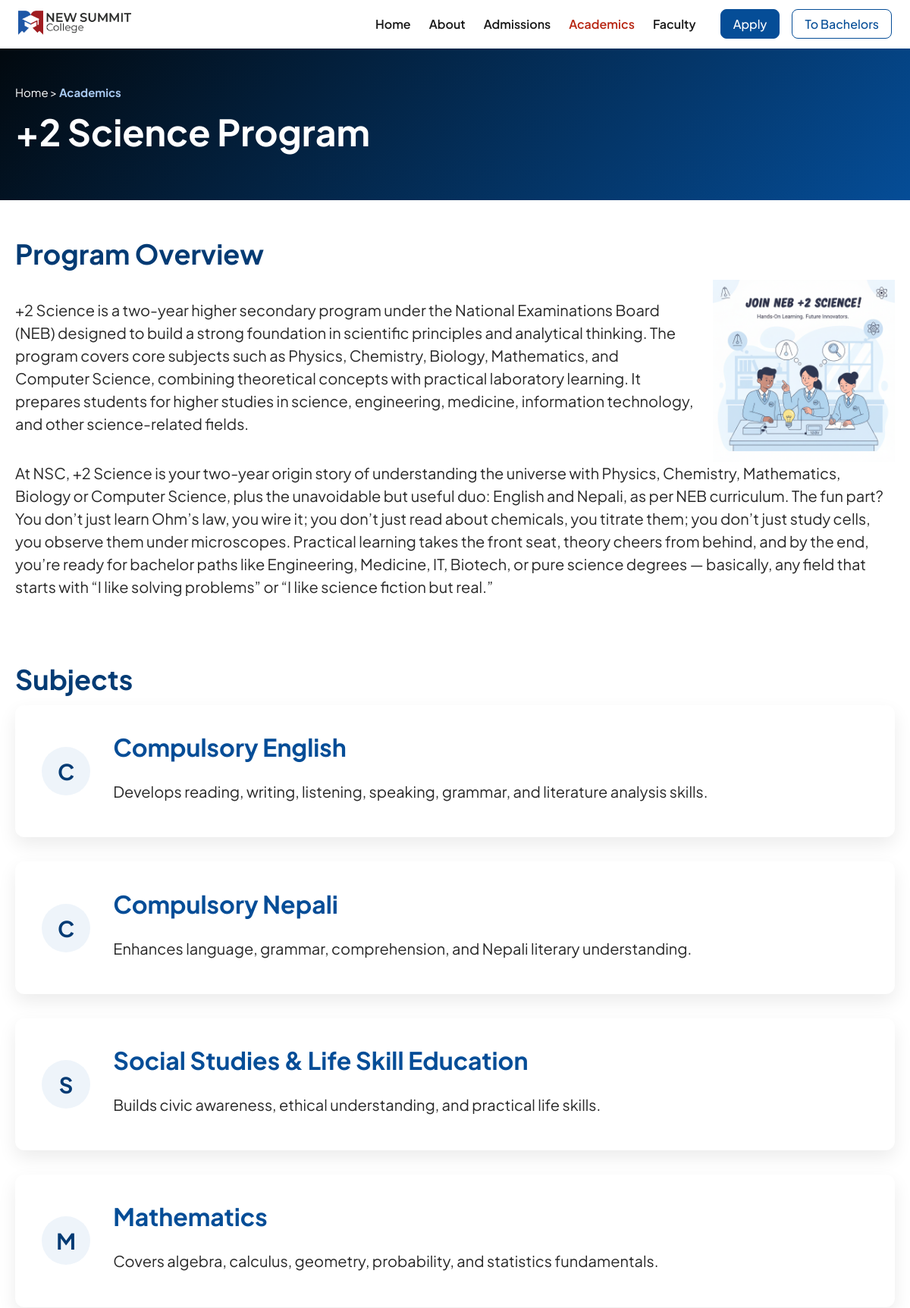
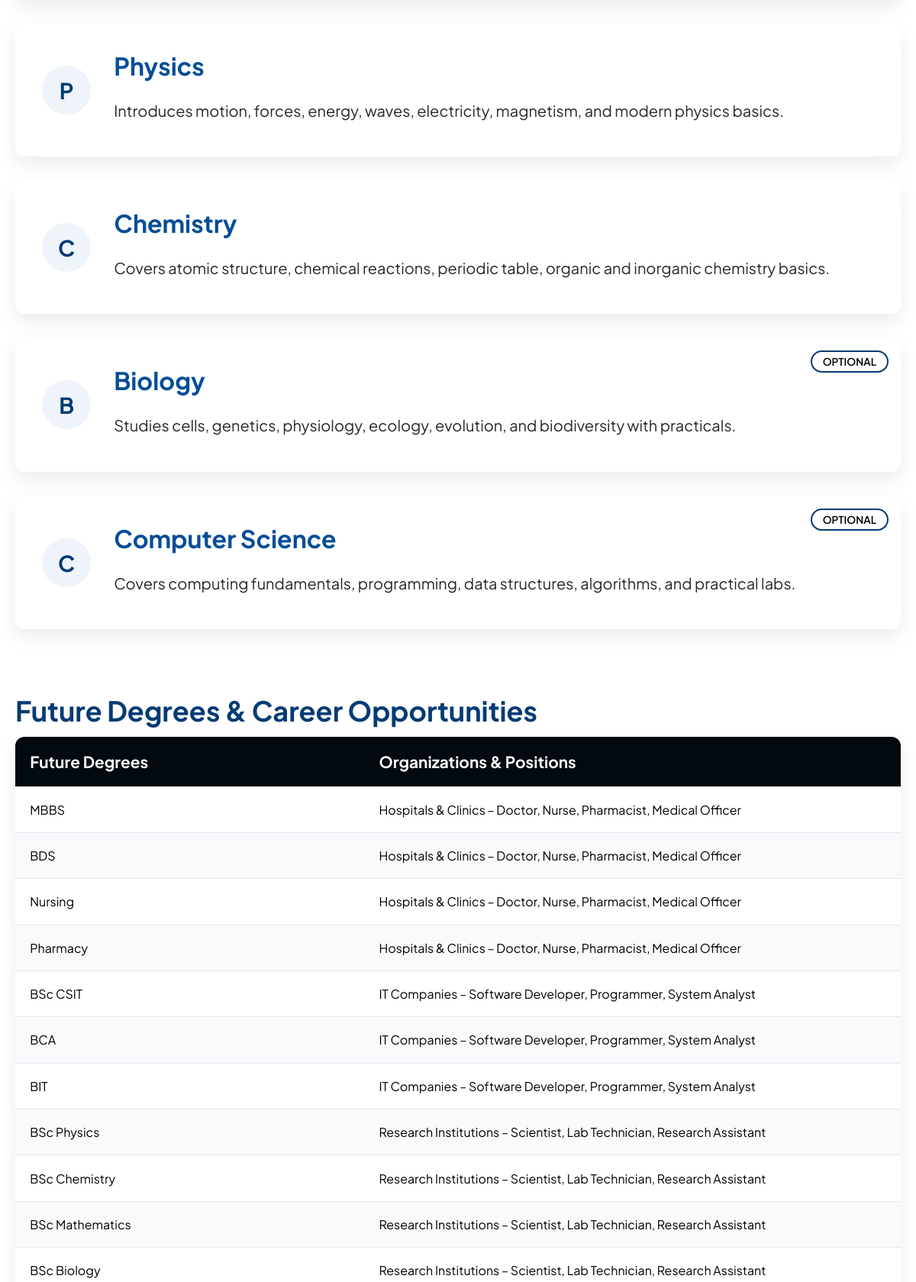
Screenshot of /academics/science/ (upper part) with the database file from the repository (2 pictures, top to bottom).
### main/models.py (models this page shows, shortened)
class Academics(models.Model):
    PROGRAM_LEVEL = [
        ('plus2', '+2 (NEB)'),
        ('bachelors', 'Bachelors'),
    ]
    PROGRAM_CHOICES = [
        ('science', 'Science'),
        ('management', 'Management'),
        ('law', 'Law'),
        ('csit', 'BSc CSIT'),
        ('bca', 'BCA'),
        ('bbm', 'BBM'),
        ('bbs', 'BBS'),
    ]
    program_key = models.CharField(max_length=15, choices=PROGRAM_CHOICES, unique=True)
    title = models.CharField(max_length=150)
    description = models.TextField()
    image = models.ImageField(upload_to='academics', blank=True, null=True)
    level = models.CharField(max_length=12, choices=PROGRAM_LEVEL)
    overview = models.TextField(null=True, blank=True)
    criteria = models.TextField(null=True, blank=True)
    def get_absolute_url(self):
        return reverse('academics', kwargs={'pk': self.program_key})

class SubjectPlus2(models.Model):
    program = models.ForeignKey(Academics, on_delete=models.CASCADE, related_name="plus2_subjects")
    name = models.CharField(max_length=150)
    description = models.TextField()
    optional = models.BooleanField(default=False)

class CareerPlus2(models.Model):
    program = models.ForeignKey(Academics, on_delete=models.CASCADE, related_name="plus2_careers")
    degree = models.CharField(max_length=150)
    careers = models.TextField()

### main/views.py (the view, shortened to what this page needs)
# urls.py: path('academics/<str:pk>/', views.academics, name='academics'),
def academics(request, pk):
    program = get_object_or_404(Academics, program_key=pk)
    if program.level == "plus2":
        core_subjects = SubjectPlus2.objects.filter(program=program, optional=False)
        optional_subjects = SubjectPlus2.objects.filter(program=program, optional=True)
        careers = CareerPlus2.objects.filter(program=program)
        program.criteria = program.criteria.split('\n') if program.criteria else []
        context = {
            "plus2": True,
            "program": program,
            "core_subjects": core_subjects,
            "optional_subjects": optional_subjects,
            "careers": careers,
        }
        return render(request, "main/plus2academics.html", context)

### main/context_processors.py (called while the page is built)
def academic_program(request):
    plus_programs = Academics.objects.filter(level="plus2").order_by(
    Case(
        When(program_key="science", then=0),
        When(program_key="management", then=1),
        default=2,
        output_field=IntegerField()
    ),
    "title"
    )
    bachelors_programs = Academics.objects.filter(level="bachelors").order_by(
        Case(
            When(program_key="csit", then=0),
            When(program_key="bca", then=1),
            default=2,
            output_field=IntegerField()
        ),
        "title"
    )
    return {'plus2_programs': plus_programs, 'bachelors_programs': bachelors_programs}

### main/templates/main/plus2academics.html (shortened to what this page needs)
{% extends 'main.html' %}
{% load static %}
{% block extra_css %}
<link rel="stylesheet" href="{% static 'styles/academics.css' %}" />
{% endblock %}
{% block content %}
<section class="section_100 section-top">
    <div class="section_1260">
        <p><a href="{% url 'plus2' %}">Home</a> > <strong>Academics</strong></p>
        <h1>+2 {{ program.title }} Program</h1>
    </div>
</section>
<div class="container section_1260">
    <section id="overview" class="section-m-b">
        <h2>Program Overview</h2>
        <div class="overview-container">
            <div class="content">
                <p>{{ program.overview }}</p>
            </div>
            <div class="image">
                <img src="{{ program.image.url }}" alt="">
            </div>
        </div>
        <p>{{ program.description }}</p>
    </section>
    <section id="subjects" class="section-m-b">
        <h2>Subjects</h2>
        <div class="subject-list">
            {% for subject in core_subjects %}
            <div class="subject-item">
                <div class="subject-icon">{{ subject.name|slice:":1"|upper }}</div>
                <div>
                    <h3>{{ subject.name }}</h3>
                    <p>{{ subject.description }}</p>
                </div>
            </div>
            {% endfor %}
            {% for subject in optional_subjects %}
            <div class="subject-item">
                <div class="subject-icon">{{ subject.name|slice:":1"|upper }}</div>
                <div>
                    <h3>{{ subject.name }}</h3>
                    <small>OPTIONAL</small>
                    <p>{{ subject.description }}</p>
                </div>
            </div>
            {% endfor %}
        </div>
    </section>
    <section id="career" class="section-m-b">
        <h2>Future Degrees & Career Opportunities</h2>
        <div class="career-table">
            <table>
                <thead>
                    <tr>
                        <th>Future Degrees</th>
                        <th>Organizations & Positions</th>
                    </tr>
                </thead>
                <tbody>
                    {% for career in careers %}
                    <tr>
                        <td>{{ career.degree }}</td>
                        <td>{{ career.careers }}</td>
                    </tr>
                    {% endfor %}
                </tbody>
            </table>
        </div>
    </section>
</div>
{% endblock %}

### static/styles/main.css (style rules this page uses)
:root { --logo-red: #8A1204; --logo-blue: #054D97; --white: #fff; --black: #000; --dark-font: #181818; --gray-font: #282828; --light-font: #383838; --lightest-font: #666; --inverse-font: #ffffff; --blue: #043B74; --red: #5A0C02; --sky-blue: #5AA3FF; --light-blue: #054D97; --light-red: #B72410; --darkest-blue: #02090F; --darkest-red: #120201; --lightest-blue: #A8C9F0; --lightest-red: #F0B4AF; --black-bg: #101010; --light-gray-bg: #f7f9fc; }
* { margin: 0; padding: 0; font-family: "PlusJakartaSans"; box-sizing: border-box; }
html { scroll-behavior: smooth; }
html, body { overflow-x: hidden; }
a { text-decoration: none; }
section { scroll-margin-top: 72px; }
.section_100 { width: 100%; }
.section_1260 { max-width: 1260px; margin: 0 auto; padding: 0 20px; }
.section-m-b { margin-bottom: clamp(2.25rem, 7vw, 6.5rem); }

### static/styles/academics.css (style rules this page uses)
.section-top { background: linear-gradient(135deg, var(--darkest-blue), var(--light-blue)); padding: clamp(2rem,4vw,5rem) 0; color: var(--inverse-font); margin-bottom: clamp(2rem,4vw,5rem); }
.section-top h1 { font-size: clamp(2rem, 4vw, 3rem); margin-bottom: clamp(0.5rem, 1vw, 1rem); }
.section-top p { font-size: clamp(0.9rem, 1.25vw, 1.5rem); margin-bottom: clamp(0.5rem, 1vw, 1rem); }
.section-top a { color: var(--inverse-font); }
.section-top strong { color: var(--lightest-blue); }
.overview-container { display: flex; align-items: center; gap: clamp(12px, 3vw, 24px); width: 100%; }
.overview-container .content { flex: 1; font-size: clamp(13px, 2.6vw, 16px); }
.overview-container .image { width: clamp(96px, 40vw, 240px); display: flex; justify-content: center; align-items: center; flex-shrink: 0; }
.overview-container .image img { width: 100%; max-width: 240px; height: auto; display: block; }
.container { padding-bottom: clamp(2.25rem, 7vw, 6.5rem); }
.container h2, h3 { margin-bottom: clamp(0.5rem, 1vw, 1rem); }
.container h2 { color: var(--blue); font-size: clamp(1.75rem, 3vw, 2.5rem); margin-bottom: clamp(6px, 1.5vw, 12px); }
.container h3 { color: var(--light-blue); font-size: clamp(1.5rem, 3vw, 2rem); margin-bottom: clamp(1rem, 2vw, 1.5rem); }
.container p { color: var(--gray-font); font-size: clamp(14px, 2.5vw, 1.25rem); line-height: 1.5; margin-bottom: clamp(6px, 1.8vw, 10px); }
.career-table { background: var(--white); border-radius: clamp(0.6rem, 1vw, 1rem); overflow: hidden; box-shadow: 0 10px 25px rgba(0,0,0,0.08); }
.career-table table { width: 100%; border-collapse: collapse; }
.career-table th { background: var(--darkest-blue); color: var(--inverse-font); text-align: left; padding: clamp(0.9rem, 1.8vw, 1.2rem); font-size: clamp(1.1rem, 2vw, 1.3rem); }
.career-table td { padding: clamp(0.9rem, 1.8vw, 1.2rem); border-bottom: 1px solid #e5e7eb; vertical-align: top; }
.career-table tr:nth-child(even) td { background: #f8fafc; }
.subject-list { display: flex; flex-direction: column; gap: clamp(1.2rem, 3vw, 2rem); }
.subject-item { position: relative; background: var(--white); padding: clamp(1.4rem, 3vw, 2.2rem); border-radius: clamp(0.6rem, 1vw, 1rem); box-shadow: 0 10px 25px rgba(0,0,0,0.08); display: flex; gap: clamp(1rem, 2.5vw, 2rem); align-items: center; transition: transform 0.3s ease, box-shadow 0.3s ease; }
.subject-icon { min-width: clamp(48px, 6vw, 64px); height: clamp(48px, 6vw, 64px); border-radius: 50%; background: #eef4fa; display: flex; align-items: center; justify-content: center; font-size: clamp(1.4rem, 3vw, 1.8rem); font-weight: bold; color: var(--blue); }
.subject-item small { position: absolute; top: clamp(0.6rem, 2vw, 1rem); right: clamp(0.6rem, 2vw, 1rem); font-size: clamp(0.6rem, 2vw, 0.85rem); padding: clamp(2px, 1vw, 4px) clamp(8px, 2vw, 14px); border: 2px solid var(--blue); border-radius: 50px; background: transparent; font-weight: 600; text-transform: uppercase; white-space: nowrap; }

### rows the page displays
Academics: title "Science", overview "+2 Science is a two-year higher secondary program under the National Examinations Board (NEB) designed to build a strong foundation in scientific principles and analytical thinking. The program covers core subjects such as Physics, Chemistry, Biology, Mathematics, and Computer Science, combining theoretical concepts with practical laboratory learning. It prepares students for higher studies in science, engineering, medicine, information technology, and other science-related fields.", image (picture), description "At NSC, +2 Science is your two-year origin story of understanding the universe with Physics, Chemistry, Mathematics, Biology or Computer Science, plus the unavoidable but useful duo: English and Nepali, as per NEB curriculum. The fun part? You don’t just learn Ohm’s law, you wire it; you don’t just read about chemicals, you titrate them; you don’t just study cells, you observe them under microscopes. Practical learning takes the front seat, theory cheers from behind, and by the end, you’re ready for bachelor paths like Engineering, Medicine, IT, Biotech, or pure science degrees — basically, any field that starts with “I like solving problems” or “I like science fiction but real.”"
SubjectPlus2: name "C", name "Compulsory English", description "Develops reading, writing, listening, speaking, grammar, and literature analysis skills."
SubjectPlus2: name "C", name "Compulsory Nepali", description "Enhances language, grammar, comprehension, and Nepali literary understanding."
SubjectPlus2: name "S", name "Social Studies & Life Skill Education", description "Builds civic awareness, ethical understanding, and practical life skills."
SubjectPlus2: name "M", name "Mathematics", description "Covers algebra, calculus, geometry, probability, and statistics fundamentals."
SubjectPlus2: name "P", name "Physics", description "Introduces motion, forces, energy, waves, electricity, magnetism, and modern physics basics."
SubjectPlus2: name "C", name "Chemistry", description "Covers atomic structure, chemical reactions, periodic table, organic and inorganic chemistry basics."
SubjectPlus2: name "B", name "Biology", description "Studies cells, genetics, physiology, ecology, evolution, and biodiversity with practicals."
SubjectPlus2: name "C", name "Computer Science", description "Covers computing fundamentals, programming, data structures, algorithms, and practical labs."
CareerPlus2: degree "MBBS", careers "Hospitals & Clinics – Doctor, Nurse, Pharmacist, Medical Officer"
CareerPlus2: degree "BDS", careers "Hospitals & Clinics – Doctor, Nurse, Pharmacist, Medical Officer"
CareerPlus2: degree "Nursing", careers "Hospitals & Clinics – Doctor, Nurse, Pharmacist, Medical Officer"
CareerPlus2: degree "Pharmacy", careers "Hospitals & Clinics – Doctor, Nurse, Pharmacist, Medical Officer"
CareerPlus2: degree "BSc CSIT", careers "IT Companies – Software Developer, Programmer, System Analyst"
CareerPlus2: degree "BCA", careers "IT Companies – Software Developer, Programmer, System Analyst"
CareerPlus2: degree "BIT", careers "IT Companies – Software Developer, Programmer, System Analyst"
CareerPlus2: degree "BSc Physics", careers "Research Institutions – Scientist, Lab Technician, Research Assistant"
CareerPlus2: degree "BSc Chemistry", careers "Research Institutions – Scientist, Lab Technician, Research Assistant"
CareerPlus2: degree "BSc Mathematics", careers "Research Institutions – Scientist, Lab Technician, Research Assistant"
CareerPlus2: degree "BSc Biology", careers "Research Institutions – Scientist, Lab Technician, Research Assistant"
